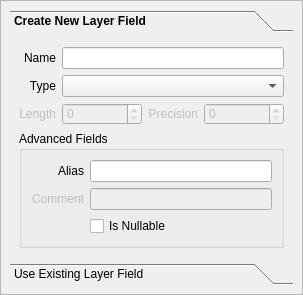
<?xml version="1.0" encoding="UTF-8"?>
<ui version="4.0">
 <class>QgsFieldFormWidgetBase</class>
 <widget class="QWidget" name="QgsFieldFormWidgetBase">
  <property name="geometry">
   <rect>
    <x>0</x>
    <y>0</y>
    <width>303</width>
    <height>346</height>
   </rect>
  </property>
  <property name="sizePolicy">
   <sizepolicy hsizetype="Preferred" vsizetype="Fixed">
    <horstretch>0</horstretch>
    <verstretch>0</verstretch>
   </sizepolicy>
  </property>
  <property name="styleSheet">
   <string notr="true">QToolBox::tab:selected {
    font-weight: bold;
}</string>
  </property>
  <layout class="QVBoxLayout" name="verticalLayout_2">
   <property name="sizeConstraint">
    <enum>QLayout::SetMinAndMaxSize</enum>
   </property>
   <property name="leftMargin">
    <number>0</number>
   </property>
   <property name="topMargin">
    <number>0</number>
   </property>
   <property name="rightMargin">
    <number>0</number>
   </property>
   <property name="bottomMargin">
    <number>0</number>
   </property>
   <item>
    <widget class="QFrame" name="mFrame">
     <property name="sizePolicy">
      <sizepolicy hsizetype="Preferred" vsizetype="Fixed">
       <horstretch>0</horstretch>
       <verstretch>0</verstretch>
      </sizepolicy>
     </property>
     <property name="frameShape">
      <enum>QFrame::StyledPanel</enum>
     </property>
     <layout class="QVBoxLayout" name="verticalLayout">
      <item>
       <widget class="QToolBox" name="mChooseFieldToolBox">
        <property name="sizePolicy">
         <sizepolicy hsizetype="MinimumExpanding" vsizetype="MinimumExpanding">
          <horstretch>0</horstretch>
          <verstretch>0</verstretch>
         </sizepolicy>
        </property>
        <property name="currentIndex">
         <number>0</number>
        </property>
        <widget class="QWidget" name="mNewFieldPage">
         <property name="geometry">
          <rect>
           <x>0</x>
           <y>0</y>
           <width>287</width>
           <height>266</height>
          </rect>
         </property>
         <property name="sizePolicy">
          <sizepolicy hsizetype="MinimumExpanding" vsizetype="Fixed">
           <horstretch>0</horstretch>
           <verstretch>0</verstretch>
          </sizepolicy>
         </property>
         <attribute name="label">
          <string>Create New Layer Field</string>
         </attribute>
         <layout class="QGridLayout" name="gridLayout" columnstretch="0,1,0,1">
          <item row="0" column="1" colspan="3">
           <widget class="QLineEdit" name="mFieldNameLineEdit"/>
          </item>
          <item row="2" column="1">
           <widget class="QgsSpinBox" name="mLengthSpinBox">
            <property name="enabled">
             <bool>false</bool>
            </property>
           </widget>
          </item>
          <item row="0" column="0">
           <widget class="QLabel" name="mFieldNameLabel">
            <property name="text">
             <string>Name</string>
            </property>
            <property name="alignment">
             <set>Qt::AlignRight|Qt::AlignTrailing|Qt::AlignVCenter</set>
            </property>
           </widget>
          </item>
          <item row="2" column="3">
           <widget class="QgsSpinBox" name="mPrecisionSpinBox">
            <property name="enabled">
             <bool>false</bool>
            </property>
           </widget>
          </item>
          <item row="1" column="0">
           <widget class="QLabel" name="mTypeLabel">
            <property name="text">
             <string>Type</string>
            </property>
            <property name="alignment">
             <set>Qt::AlignRight|Qt::AlignTrailing|Qt::AlignVCenter</set>
            </property>
           </widget>
          </item>
          <item row="2" column="0">
           <widget class="QLabel" name="mLengthLabel">
            <property name="enabled">
             <bool>false</bool>
            </property>
            <property name="text">
             <string>Length</string>
            </property>
            <property name="alignment">
             <set>Qt::AlignRight|Qt::AlignTrailing|Qt::AlignVCenter</set>
            </property>
           </widget>
          </item>
          <item row="1" column="1" colspan="3">
           <widget class="QComboBox" name="mTypeCmb"/>
          </item>
          <item row="2" column="2">
           <widget class="QLabel" name="mPrecisionLabel">
            <property name="enabled">
             <bool>false</bool>
            </property>
            <property name="text">
             <string>Precision</string>
            </property>
            <property name="alignment">
             <set>Qt::AlignRight|Qt::AlignTrailing|Qt::AlignVCenter</set>
            </property>
           </widget>
          </item>
          <item row="3" column="0" colspan="4">
           <widget class="QgsCollapsibleGroupBox" name="mAdvancedGroup">
            <property name="sizePolicy">
             <sizepolicy hsizetype="Preferred" vsizetype="Fixed">
              <horstretch>0</horstretch>
              <verstretch>0</verstretch>
             </sizepolicy>
            </property>
            <property name="title">
             <string>Advanced Fields</string>
            </property>
            <property name="saveCheckedState">
             <bool>true</bool>
            </property>
            <layout class="QGridLayout" name="gridLayout" columnstretch="0,1">
             <item row="0" column="0">
              <widget class="QLabel" name="mAliasLabel">
               <property name="text">
                <string>Alias</string>
               </property>
               <property name="alignment">
                <set>Qt::AlignRight|Qt::AlignTrailing|Qt::AlignVCenter</set>
               </property>
              </widget>
             </item>
             <item row="1" column="1">
              <widget class="QLineEdit" name="mCommentLineEdit">
               <property name="enabled">
                <bool>false</bool>
               </property>
              </widget>
             </item>
             <item row="0" column="1">
              <widget class="QLineEdit" name="mAliasLineEdit">
               <property name="toolTip">
                <string>Leave empty to use the field name</string>
               </property>
              </widget>
             </item>
             <item row="1" column="0">
              <widget class="QLabel" name="mCommentLabel">
               <property name="enabled">
                <bool>false</bool>
               </property>
               <property name="text">
                <string>Comment</string>
               </property>
               <property name="alignment">
                <set>Qt::AlignRight|Qt::AlignTrailing|Qt::AlignVCenter</set>
               </property>
              </widget>
             </item>
             <item row="2" column="1">
              <widget class="QCheckBox" name="mIsNullableCheckBox">
               <property name="text">
                <string>Is Nullable</string>
               </property>
              </widget>
             </item>
            </layout>
           </widget>
          </item>
         </layout>
        </widget>
        <widget class="QWidget" name="mExistingFieldPage">
         <property name="geometry">
          <rect>
           <x>0</x>
           <y>0</y>
           <width>266</width>
           <height>44</height>
          </rect>
         </property>
         <property name="sizePolicy">
          <sizepolicy hsizetype="Preferred" vsizetype="Fixed">
           <horstretch>0</horstretch>
           <verstretch>0</verstretch>
          </sizepolicy>
         </property>
         <attribute name="label">
          <string>Use Existing Layer Field</string>
         </attribute>
         <layout class="QGridLayout" name="gridLayout" columnstretch="0,1">
          <item row="0" column="1">
           <widget class="QgsFieldComboBox" name="mExistingLayerFieldCmb"/>
          </item>
          <item row="0" column="0">
           <widget class="QLabel" name="mExistingLayerFieldLabel">
            <property name="text">
             <string>Field</string>
            </property>
           </widget>
          </item>
         </layout>
        </widget>
       </widget>
      </item>
     </layout>
    </widget>
   </item>
  </layout>
 </widget>
 <customwidgets>
  <customwidget>
   <class>QgsCollapsibleGroupBox</class>
   <extends>QGroupBox</extends>
   <header>qgscollapsiblegroupbox.h</header>
   <container>1</container>
  </customwidget>
  <customwidget>
   <class>QgsFieldComboBox</class>
   <extends>QComboBox</extends>
   <header>qgsfieldcombobox.h</header>
  </customwidget>
  <customwidget>
   <class>QgsSpinBox</class>
   <extends>QSpinBox</extends>
   <header>qgsspinbox.h</header>
  </customwidget>
 </customwidgets>
 <resources/>
 <connections/>
</ui>
